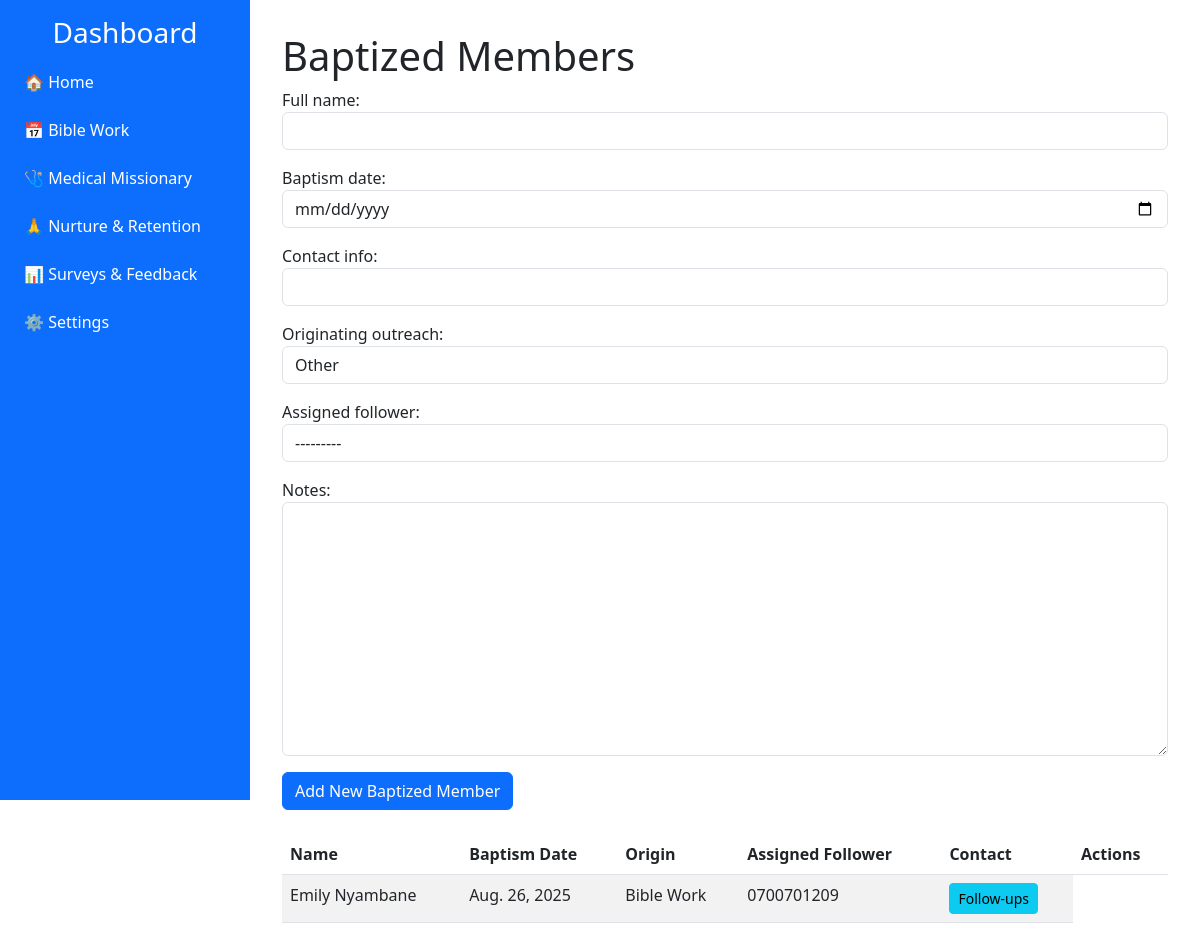
The page /nurture/baptized-members/ on the database its author committed.
### nurture/models.py (models this page shows, shortened)
class ChurchMember(models.Model):
    full_name = models.CharField(max_length=255)
    contact_info = models.CharField(max_length=255, blank=True)
    def __str__(self):
        return self.full_name

class BaptizedMember(models.Model):
    full_name = models.CharField(max_length=255)
    baptism_date = models.DateField()
    contact_info = models.CharField(max_length=255, blank=True)
    originating_outreach = models.CharField(
        max_length=50,
        choices=[
            ('bible_work', 'Bible Work'),
            ('medical_missionary', 'Medical Missionary'),
            ('other', 'Other'),
        ],
        default='other'
    )
    assigned_follower = models.ForeignKey(
        ChurchMember,
        on_delete=models.SET_NULL,
        null=True,
        blank=True,
        related_name='members_to_nurture'
    )
    notes = models.TextField(blank=True)

### nurture/views.py (the view)
# urls.py: path('baptized-members/', views.baptized_member_list, name='baptized_member_list'),
def baptized_member_list(request):
    members = BaptizedMember.objects.all().order_by('-baptism_date')
    if request.method == 'POST':
        form = BaptizedMemberForm(request.POST)
        if form.is_valid():
            form.save()
            return redirect('baptized_member_list')
    else:
        form = BaptizedMemberForm()
    return render(request, 'nurture/baptized_member_list.html', {'members': members, 'form': form})

### nurture/forms.py
class BaptizedMemberForm(forms.ModelForm):
    class Meta:
        model = BaptizedMember
        fields = ['full_name', 'baptism_date', 'contact_info', 'originating_outreach', 'assigned_follower', 'notes']
        widgets = {
            'baptism_date': forms.DateInput(attrs={'type': 'date'}),
        }
    def __init__(self, *args, **kwargs):
        super().__init__(*args, **kwargs)
        for field in self.visible_fields():
            field.field.widget.attrs['class'] = 'form-control'

### nurture/templates/nurture/baptized_member_list.html (shortened to what this page needs)
{% extends "nurture/base.html" %}
{% block content %}
<h1>Baptized Members</h1>
<form method="post" class="mb-4">
  {{ form.as_p }}
  <button type="submit" class="btn btn-primary">Add New Baptized Member</button>
</form>
<table class="table table-striped">
<thead>
  <tr><th>Name</th><th>Baptism Date</th><th>Origin</th><th>Assigned Follower</th><th>Contact</th><th>Actions</th></tr>
</thead>
<tbody>
  {% for member in members %}
  <tr>
    <td>{{ member.full_name }}</td>
    <td>{{ member.baptism_date }}</td>
    <td>{{ member.get_originating_outreach_display }}</td>
    <td>{{ member.contact_info }}</td>
    <td><a href="{% url 'followup_list' member.id %}" class="btn btn-sm btn-info">Follow-ups</a></td>
  </tr>
  {% empty %}
  <tr><td colspan="6" class="text-center">No baptized members added yet.</td></tr>
  {% endfor %}
</tbody>
</table>
{% endblock %}

### base/templates/base.html (style rules this page uses)
body { min-height: 100vh; display: flex; flex-direction: row; }

### rows shown on the page
BaptizedMember: full_name "Emily Nyambane", baptism_date "Aug. 26, 2025", originating_outreach "Bible Work", contact_info "0700701209"
